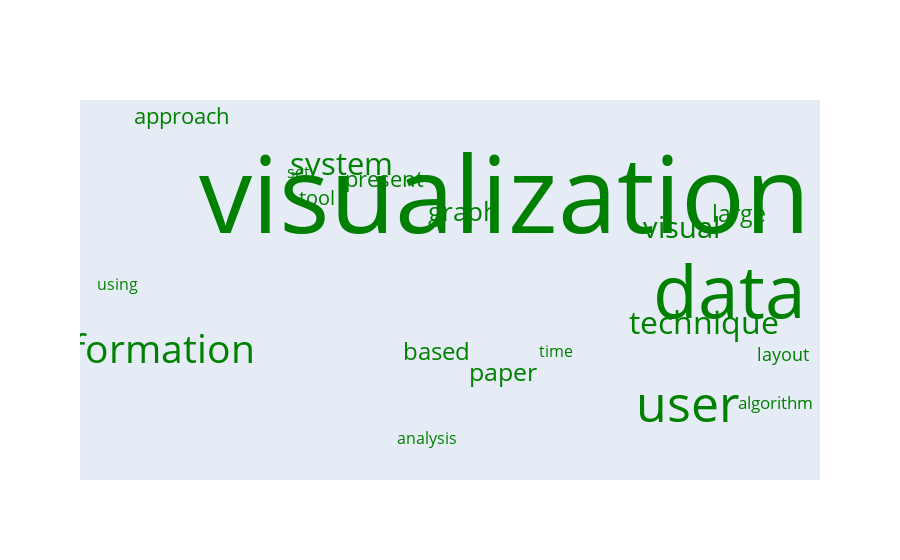

Notebook code cell kept with this figure:
### Code cell
cluster_id = 2
value = 20
data = go.Scatter(
                             x=[random.random() for i in range(30)],
                             y=[random.random() for i in range(30)],
                             mode='text',
                             text=lda.get_top_n_word_probs_for_topic_i(cluster_id, value).Words,
                             marker={'opacity': 0.3},
                             textfont={'size': lda.get_top_n_word_probs_for_topic_i(cluster_id, value).Probabilities * 4000, 
                                   'color': lda.get_colors()[cluster_id]})
layout = go.Layout({'xaxis': {'showgrid': False, 'showticklabels': False, 'zeroline': False},
                                            'yaxis': {'showgrid': False, 'showticklabels': False, 'zeroline': False}})
figure = go.Figure(data=[data], layout=layout)
figure

### Figure 1 — Plotly figure (JSON) as saved in the notebook; plotly's stock layout.template omitted (floating-point values rounded to 4 significant figures)
{"data": [{"marker": {"opacity": 0.3}, "mode": "text", "text": ["time", "using", "set", "analysis", "algorithm", "layout", "tool", "present", "approach", "large", "based", "paper", "graph", "visual", "system", "technique", "information", "user", "data", "visualization"], "textfont": {"color": "green", "size": [16.11, 16.23, 16.33, 16.41, 17.42, 18.34, 19.83, 21.79, 21.87, 23.16, 23.76, 24.54, 26.32, 29.4, 30.9, 31.8, 38.65, 49.88, 73.07, 106.3]}, "type": "scatter", "x": [0.6196, 0.01763, 0.2669, 0.4424, 0.9206, 0.9315, 0.2919, 0.3852, 0.1073, 0.8717, 0.4566, 0.547, 0.493, 0.7919, 0.3254, 0.8228, 0.05782, 0.8005, 0.858, 0.5495, 0.08746, 0.5405, 0.347, 0.7635, 0.1551, 0.3847, 0.3605, 0.318, 0.1024, 0.6746], "y": [0.35, 0.535, 0.8472, 0.1096, 0.2059, 0.3408, 0.7734, 0.8262, 0.9993, 0.7295, 0.3458, 0.2881, 0.7352, 0.6908, 0.8644, 0.4234, 0.3492, 0.1944, 0.4988, 0.7561, 0.7413, 0.1262, 0.9232, 0.3234, 0.06954, 0.216, 0.1633, 0.2362, 0.05027, 0.6017]}], "layout": {"xaxis": {"showgrid": false, "showticklabels": false, "zeroline": false}, "yaxis": {"showgrid": false, "showticklabels": false, "zeroline": false}}}
